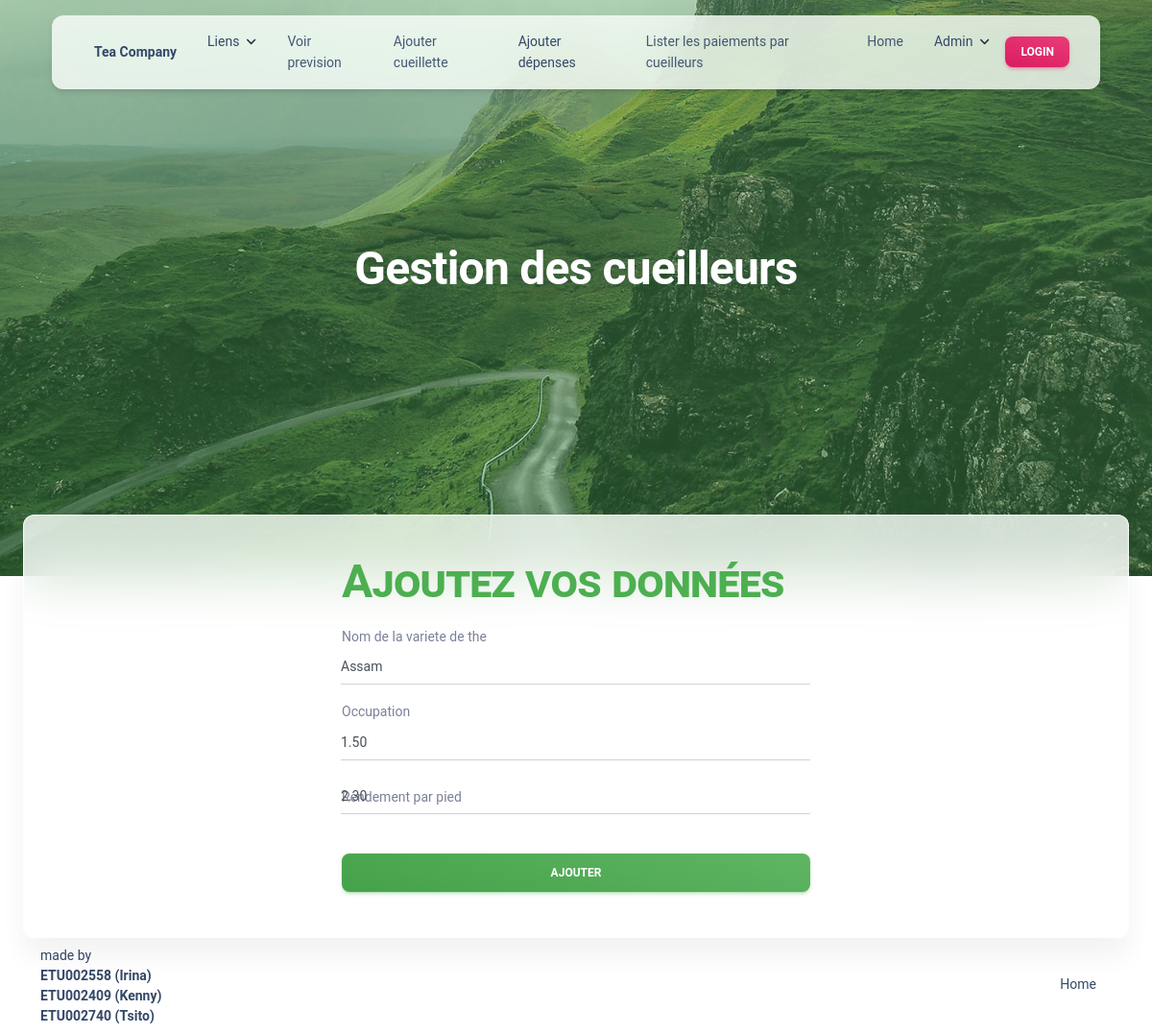
The page /pages/inserer-the.php?id=1 (signed in) on the database its author committed.
### tables this page shows
CREATE TABLE the_Varietes_de_the (
    id_variete INT AUTO_INCREMENT PRIMARY KEY,
    nom_variete VARCHAR(255) NOT NULL,
    occupation DECIMAL(10,2) NOT NULL,
    rendement_par_pied DECIMAL(10,2) NOT NULL,
    prix_vente DECIMAL(10,2) NOT NULL
);

### inc/fonction_base.php (called while the page is built, shortened)
<?php
 function select_by_first_Row($table_name, $value)
 {
     $pdo = connectbd();
     $result = array();
     try {
         $stmt_column = $pdo->prepare("SELECT COLUMN_NAME FROM INFORMATION_SCHEMA.COLUMNS WHERE TABLE_NAME = :table_name ORDER BY ORDINAL_POSITION LIMIT 1");
         $stmt_column->bindValue(':table_name', $table_name);
         $stmt_column->execute();
         $first_column_name = $stmt_column->fetchColumn();
         $stmt = $pdo->prepare("SELECT * FROM $table_name WHERE $first_column_name = :value");
         $stmt->bindValue(':value', $value);
         $stmt->execute();
         $result = $stmt->fetchAll(PDO::FETCH_ASSOC);
     } catch (PDOException $e) {
         echo $e->getMessage();
     } finally {
         $pdo = null;
     }
     return $result;
 }

### pages/inserer-the.php (the view, shortened to what this page needs)
<?php
include("../templates/head.php");
  include_once "../inc/fonction_base.php";
$d1 = "";
$d2 = "";
$d3 = "";
$id = 0;
if (isset($_GET['id'])) {
  $id = $_GET['id'];
  $data = select_by_first_Row("the_Varietes_de_the", $id)[0];
  $d1 = $data['nom_variete'];
  $d2 = $data['occupation'];
  $d3 = $data['rendement_par_pied'];
}
?>
<div class="container position-sticky z-index-sticky top-0">
  <div class="row">
    <div class="col-12">
      <?php
      include("../templates/navbar.php");
      ?>
      <header class="header-2">
        <div class="page-header min-vh-75 relative" style="background-image: url('../assets/img/bg3.jpg')">
          <span class="mask bg-gradient-success opacity-4"></span>
          <div class="container">
            <div class="row">
              <div class="col-xl-7 text-center mx-auto">
                <h1 class="text-white pt-3 mt-n5">Gestion des cueilleurs</h1>
              </div>
            </div>
          </div>
        </div>
      </header>
      <div class="row card card-body blur shadow-blur mx-3 mx-xl-4 mt-n6 d-flex align-items-center">
        <div class="col-6">
          <div class="card-body">
            <h1 class="text-success" style="font-variant:small-caps;">
              Ajoutez vos données
            </h1>
            <form role="form" class="text-start" action="<?php if ($id > 0)
              echo "update.php";
            else
              echo "traitement_the.php"; ?>" method=post>
                <div class="input-group input-group-static my-3">
                  <label>Nom de la variete de the</label>
                  <input type="text" name="nom_variete" class="form-control" value="<?php echo $d1;?>">
                </div>
                <div class="input-group input-group-static mb-3">
                  <label>Occupation</label>
                  <input type="number" name="occupation" class="form-control"  value="<?php echo $d2;?>">
                </div>
                <div class="input-group input-group-dynamic my-3">
                  <label class="form-label">Rendement par pied</label>
                  <input type="number" name="rendement_par_pied" class="form-control" value="<?php echo $d3;?>">
                </div>
                <div class="text-center">
                  <input type="submit" class="btn bg-gradient-success w-100 my-4 mb-2" value="Ajouter">
                </div>
              </form>
          </div>
        </div>
      </div>
      <?php
      include("../templates/footer-non-absolute.php");
      ?>
      <?php
      include("../templates/end.php");
      ?>

### rows shown on the page
the_varietes_de_the: nom_variete "Assam", occupation "1.50", rendement_par_pied "2.30"
